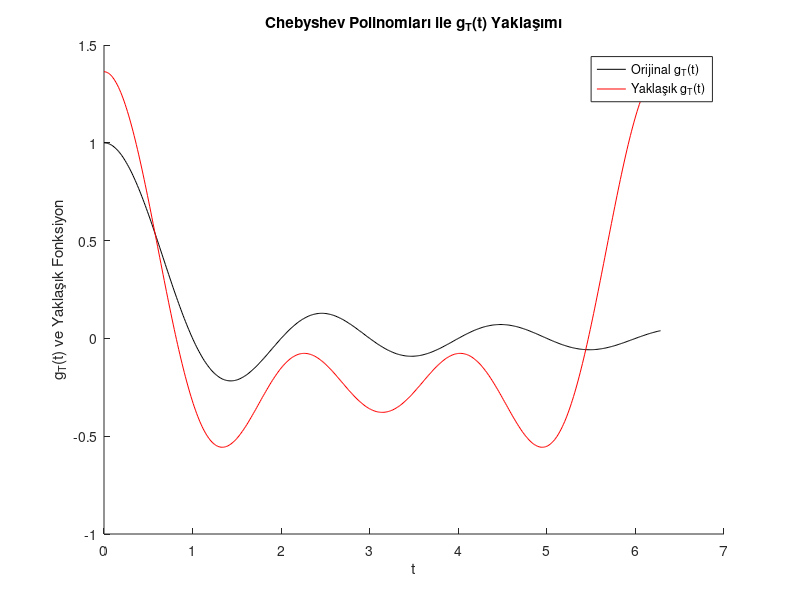

This chart was generated by the following MATLAB code:
clear all;
close all;
clc;

% Chebyshev Polinomları ile g_T(t) Yaklaşımı

% Parametreler
N =4;  % Chebyshev polinomunun derecesi
t = linspace(0, 2*pi, 500);  % t aralığı
f = @(t) sinc(t);  % g_T(t) fonksiyonu, örneğin sinc(t)

% Fonksiyonu Chebyshev polinomları ile yakınsama (Yaklaşık olarak)
% İlk olarak Chebyshev polinomları hesaplanır
T = zeros(N, length(t));  % Polinomları tutmak için matris
for n = 1:N
    T(n, :) = cos(n * t);  % Birinci Tür Chebyshev polinomu
end

% Fonksiyonun yaklaşık katsayılarını hesapla
cheb_coeffs = zeros(1, N);  % Katsayılar
for n = 1:N
    cheb_coeffs(n) = trapz(t, f(t) .* T(n, :));  % Katsayıyı hesapla (inner product)
end

% Yaklaşık fonksiyonu hesapla
g_approx = zeros(1, length(t));  % Yaklaşık fonksiyon
for n = 1:N
    g_approx = g_approx + cheb_coeffs(n) * T(n, :);  % Yaklaşık fonksiyonu oluştur
end

% Grafik
figure;
hold on;
plot(t, f(t), 'k', 'DisplayName', 'Orijinal g_T(t)');  % Orijinal fonksiyon
plot(t, g_approx, 'r', 'DisplayName', 'Yaklaşık g_T(t)');  % Yaklaşık fonksiyon
legend show;
title('Chebyshev Polinomları ile g_T(t) Yaklaşımı');
xlabel('t');
ylabel('g_T(t) ve Yaklaşık Fonksiyon');
